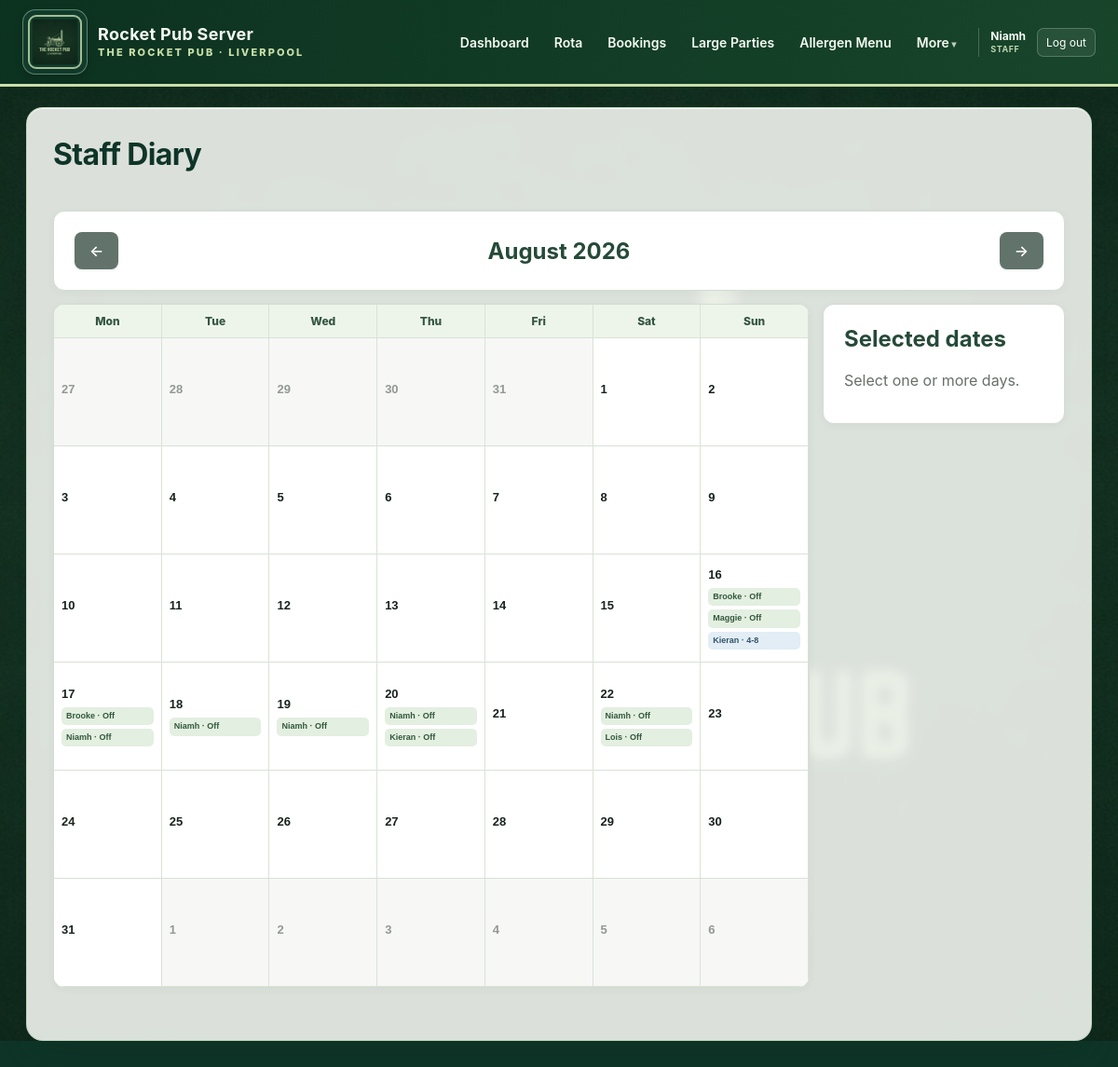
/staff-diary (signed in), run on an earlier commit of the app's database.
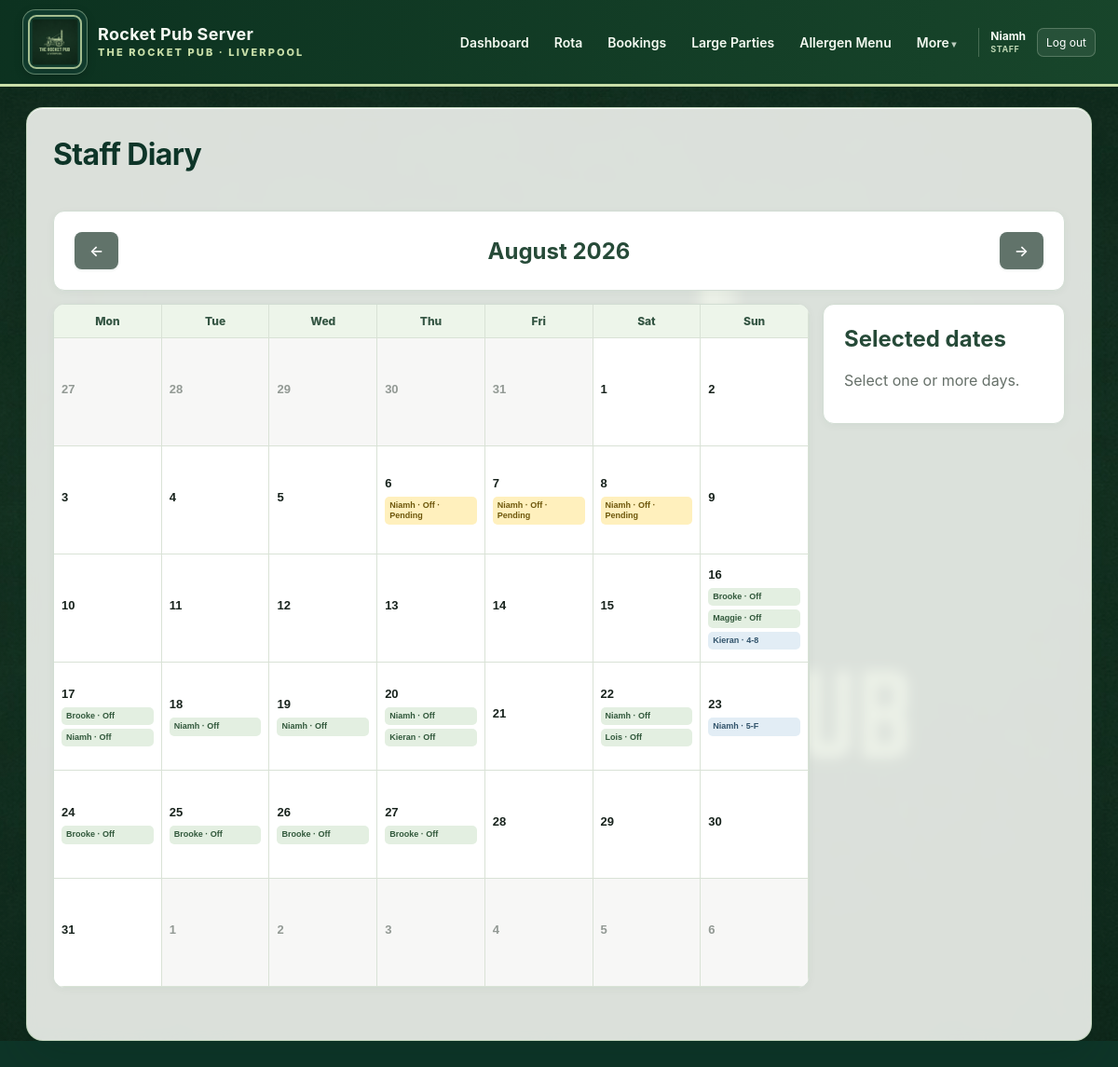
And on a later commit of the database.
### app/models.py (models this page shows, shortened)
class AppUser(db.Model):
    id = db.Column(db.Integer, primary_key=True)
    username = db.Column(
        db.String(80),
        nullable=False,
        unique=True,
        index=True,
    )
    password_hash = db.Column(db.String(255), nullable=False)
    role = db.Column(
        db.String(20),
        nullable=False,
        default="staff",
        index=True,
    )
    must_change_password = db.Column(
        db.Boolean,
        nullable=False,
        default=True,
    )
    email = db.Column(db.String(255), unique=True, index=True)
    pending_email = db.Column(db.String(255))
    email_verified = db.Column(db.Boolean, nullable=False, default=False)
    email_verification_code_hash = db.Column(db.String(255))
    email_verification_expires_at = db.Column(db.DateTime)
    password_reset_code_hash = db.Column(db.String(255))
    password_reset_expires_at = db.Column(db.DateTime)
    active = db.Column(db.Boolean, nullable=False, default=True)
    created_at = db.Column(db.DateTime, default=datetime.utcnow)
    last_login_at = db.Column(db.DateTime)
    @property
    def is_manager(self):
        return self.role in {"manager", "admin"}

class StaffDiaryEntry(db.Model):
    id = db.Column(db.Integer, primary_key=True)
    staff_id = db.Column(
        db.Integer,
        db.ForeignKey("staff_profile.id"),
        index=True,
    )
    entry_date = db.Column(db.Date, nullable=False, index=True)
    entry_type = db.Column(db.String(30), nullable=False, index=True)
    request_group_id = db.Column(db.String(36), index=True)
    available_from = db.Column(db.Time)
    available_until = db.Column(db.Time)
    note = db.Column(db.String(400))
    status = db.Column(
        db.String(20),
        nullable=False,
        default="requested",
        index=True,
    )
    created_by_user_id = db.Column(
        db.Integer,
        db.ForeignKey("app_user.id"),
    )
    reviewed_by_user_id = db.Column(
        db.Integer,
        db.ForeignKey("app_user.id"),
    )
    created_at = db.Column(db.DateTime, default=datetime.utcnow)
    reviewed_at = db.Column(db.DateTime)
    staff = db.relationship("StaffProfile", back_populates="diary_entries")
    created_by = db.relationship("AppUser", foreign_keys=[created_by_user_id])
    reviewed_by = db.relationship("AppUser", foreign_keys=[reviewed_by_user_id])

### app/routes.py (the view, shortened to what this page needs)
@main.route("/staff-diary", methods=["GET", "POST"])
def staff_diary():
    profile = current_staff_profile()
    if profile is None:
        flash(
            "Your login is not linked to a rota staff profile yet.",
            "error",
        )
        return redirect(url_for("main.dashboard"))
    month_text = request.args.get("month", "").strip()
    try:
        month_date = (
            datetime.strptime(month_text, "%Y-%m").date().replace(day=1)
            if month_text
            else date.today().replace(day=1)
        )
    except ValueError:
        month_date = date.today().replace(day=1)
    previous_month = (
        month_date.replace(day=1) - timedelta(days=1)
    ).replace(day=1)
    next_month = (
        date(month_date.year + 1, 1, 1)
        if month_date.month == 12
        else date(month_date.year, month_date.month + 1, 1)
    )
    cal = calendar.Calendar(firstweekday=0)
    calendar_weeks = cal.monthdatescalendar(
        month_date.year,
        month_date.month,
    )
    visible_dates = [day for week in calendar_weeks for day in week]
    visible_start = min(visible_dates)
    visible_end = max(visible_dates)
    all_entries = db.session.scalars(
        db.select(StaffDiaryEntry)
        .where(
            StaffDiaryEntry.entry_date >= visible_start,
            StaffDiaryEntry.entry_date <= visible_end,
            StaffDiaryEntry.status != "rejected",
        )
        .order_by(StaffDiaryEntry.entry_date, StaffDiaryEntry.created_at)
    ).all()
    entries_by_date = {d: [] for d in visible_dates}
    for entry in all_entries:
        visible = (
            current_user().is_manager
            or entry.status in {"approved", "info"}
            or entry.staff_id == profile.id
        )
        if visible:
            entries_by_date.setdefault(entry.entry_date, []).append(entry)
    return render_template(
        "staff_diary.html",
        month_date=month_date,
        previous_month=previous_month,
        next_month=next_month,
        calendar_weeks=calendar_weeks,
        entries_by_date=entries_by_date,
        my_profile=profile,
    )

### app/models.py (called while the page is built)
    @property
    def rota_name(self):
        if self.user is not None:
            return self.user.username
        return self.display_name

### app/routes.py (called while the page is built, shortened)
def current_user():
    return getattr(g, "current_user", None)

@main.app_context_processor
def inject_current_user():
    user = current_user()
    request_count = 0
    return {
        "current_user": user,
        "manager_request_count": request_count,
    }

def current_staff_profile():
    user = current_user()
    if not user:
        return None
    profile = db.session.scalar(
        db.select(StaffProfile).where(
            StaffProfile.user_id == user.id
        )
    )
    if profile:
        return profile

### app/templates/staff_diary.html (shortened to what this page needs)
{% extends "base.html" %}
{% block content %}
<div class="page-heading">
    <div><h1>Staff Diary</h1></div>
</div>
<div class="calendar-toolbar card">
    <a class="button secondary"
       href="{{ url_for('main.staff_diary', month=previous_month.strftime('%Y-%m')) }}">←</a>
    <h2>{{ month_date.strftime("%B %Y") }}</h2>
    <a class="button secondary"
       href="{{ url_for('main.staff_diary', month=next_month.strftime('%Y-%m')) }}">→</a>
</div>
<form method="post" id="staff-diary-request-form" class="staff-calendar-layout">
    <section class="card staff-calendar-card">
        <div class="staff-calendar-weekdays">
            {% for day_name in ["Mon","Tue","Wed","Thu","Fri","Sat","Sun"] %}
                <div>{{ day_name }}</div>
            {% endfor %}
        </div>
        <div class="staff-calendar-grid">
            {% for week in calendar_weeks %}
                {% for day in week %}
                    {% set entries = entries_by_date.get(day, []) %}
                    <button type="button"
                            class="staff-calendar-day {% if day.month != month_date.month %}other-month{% endif %}"
                            data-date="{{ day.isoformat() }}">
                        <span class="calendar-day-number">{{ day.day }}</span>
                        <span class="calendar-day-events">
                            {% for entry in entries %}
                                {% if entry.entry_type == "no_one_off" %}
                                    <span class="calendar-event no-one-off">NO ONE OFF</span>
                                {% elif entry.entry_type == "day_off_request" %}
                                    <span class="calendar-event day-off {% if entry.status == 'requested' %}pending{% endif %}">
                                        {{ entry.staff.rota_name }} · Off{% if entry.status == "requested" %} · Pending{% endif %}
                                    </span>
                                {% elif entry.entry_type == "available_window" %}
                                    <span class="calendar-event shift-request {% if entry.status == 'requested' %}pending{% endif %}">
                                        {{ entry.staff.rota_name }} · {{ entry.note }}{% if entry.status == "requested" %} · Pending{% endif %}
                                    </span>
                                {% endif %}
                            {% endfor %}
                        </span>
                    </button>
                {% endfor %}
            {% endfor %}
        </div>
    </section>
    <aside class="card staff-calendar-actions">
        <h2>Selected dates</h2>
        <div id="selected-date-list" class="selected-date-list">
        </div>
    </aside>
</form>
{% endblock %}

### app/templates/base.html (shortened to what this page needs)
<!doctype html>
<html lang="en">
<head>
    <link rel="stylesheet"
          href="{{ url_for('static', filename='css/style.css') }}">
</head>
<body>
<header class="topbar">
    <a class="brand"
       href="{{ url_for('main.dashboard') }}"
       aria-label="Rocket Pub Server dashboard">
        <span class="brand-logo-frame">
            <img src="{{ url_for('static', filename='images/rocket-pub-header-logo.png') }}"
                 alt="The Rocket Pub Liverpool logo">
        </span>
        <span class="brand-copy">
            <strong>Rocket Pub Server</strong>
            <small>The Rocket Pub · Liverpool</small>
        </span>
    </a>
    {% if current_user %}
    <nav class="main-nav">
        <a class="{% if request.endpoint == 'main.dashboard' %}active{% endif %}"
           href="{{ url_for('main.dashboard') }}">Dashboard</a>
        <a class="{% if request.endpoint and request.endpoint.startswith('main.rota') %}active{% endif %}"
           href="{{ url_for('main.rota_home') }}">Rota</a>
        <a class="{% if request.endpoint in ['main.bookings', 'main.new_booking', 'main.edit_booking'] %}active{% endif %}"
           href="{{ url_for('main.bookings') }}">Bookings</a>
        <a class="{% if request.endpoint in ['main.large_parties', 'main.new_large_party', 'main.edit_large_party'] %}active{% endif %}"
           href="{{ url_for('main.large_parties') }}">Large Parties</a>
        <a class="{% if request.endpoint in ['main.allergen_menu', 'main.allergen_new', 'main.allergen_edit'] %}active{% endif %}"
           href="{{ url_for('main.allergen_menu') }}">Allergen Menu</a>
        <details class="nav-menu" data-exclusive-nav>
            <summary>More</summary>
        </details>
        <div class="account-menu">
            <span>
                {{ current_user.username }}
                <small>{{ current_user.role|title }}</small>
            </span>
<form method="post" action="{{ url_for('main.logout') }}">
                <button type="submit" class="topbar-logout">Log out</button>
            </form>
        </div>
    </nav>
    {% endif %}
</header>
<main class="container">
    {% block content %}{% endblock %}
</main>
</body>
</html>

What changed in the data, as far as the page shows it:
added StaffDiaryEntry: staff.rota_name "Niamh", status "· Pending", shown under "6"
added StaffDiaryEntry: staff.rota_name "Niamh", status "· Pending", shown under "7"
added StaffDiaryEntry: staff.rota_name "Niamh", status "· Pending", shown under "8"
added StaffDiaryEntry: staff.rota_name "Niamh", note "5-F", shown under "23"
added StaffDiaryEntry: staff.rota_name "Brooke", shown under "24"
added StaffDiaryEntry: staff.rota_name "Brooke", shown under "25"
added StaffDiaryEntry: staff.rota_name "Brooke", shown under "26"
added StaffDiaryEntry: staff.rota_name "Brooke", shown under "27"
